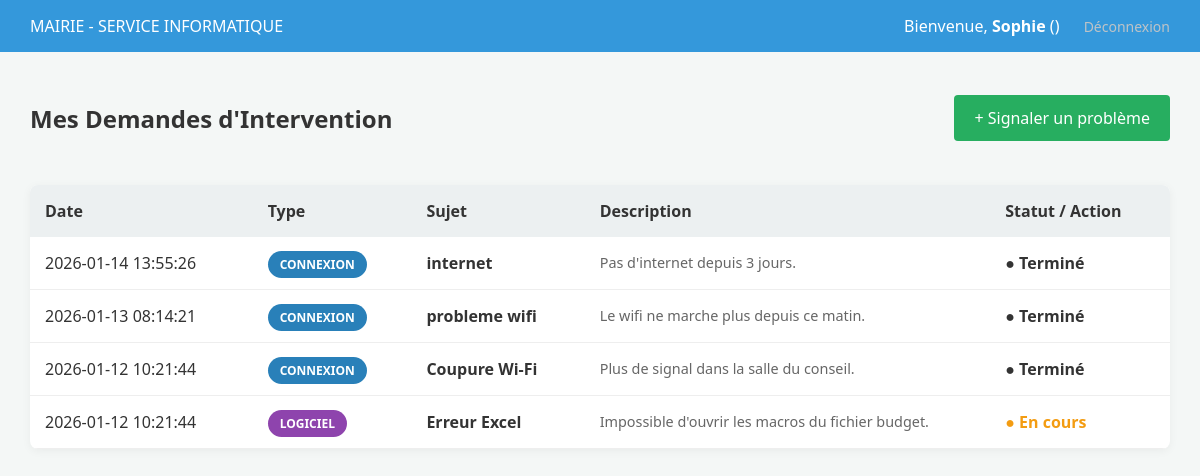
The page /mairie/dashboard (signed in) on the database its author committed.
### tables this page shows
CREATE TABLE usager (
    id INTEGER PRIMARY KEY AUTOINCREMENT,
    nom TEXT NOT NULL,
    prenom TEXT NOT NULL,
    email TEXT NOT NULL UNIQUE,
    mdp TEXT NOT NULL,
    role TEXT, -- Accepté comme NULL maintenant
    service TEXT,
    specialite TEXT,
    mairie_id INTEGER,
    prestataire_id INTEGER
, premier_login INTEGER DEFAULT 1, code_recup TEXT);

CREATE TABLE ticket (
    id INTEGER PRIMARY KEY AUTOINCREMENT,
    titre TEXT NOT NULL,
    description TEXT,
    type_prestation TEXT NOT NULL, -- 'connexion', 'materiel', 'logiciel', 'securite'
    statut TEXT DEFAULT 'Nouveau',
    date_creation DATETIME DEFAULT CURRENT_TIMESTAMP,
    createur_id INTEGER NOT NULL,
    admin_id INTEGER, technicien_id INTEGER, duree TEXT, contrat TEXT, date_fin DATETIME,
    FOREIGN KEY (createur_id) REFERENCES "usager_old"(id),
    FOREIGN KEY (admin_id) REFERENCES "usager_old"(id)
);

### app.py (the view)
@app.route('/mairie/dashboard')
@login_required
def espace_mairie():
    conn = get_db_connection()
    mes_tickets = conn.execute('SELECT *, strftime("%d/%m/%Y", date_creation) as date_formatee FROM ticket WHERE createur_id = ? ORDER BY date_creation DESC',
                               (current_user.id,)).fetchall()
    conn.close()
    return render_template('espace_mairie.html', tickets=mes_tickets)

### app.py (called while the page is built)
def get_db_connection():
    conn = sqlite3.connect('mairie.db')
    conn.row_factory = sqlite3.Row
    return conn

@login_manager.user_loader
def load_user(user_id):
    conn = get_db_connection()
    u = conn.execute('SELECT * FROM usager WHERE id = ?', (user_id,)).fetchone()
    conn.close()
    if u:
        return Usager(u['id'], u['nom'], u['prenom'], u['role'], u['mairie_id'],u['premier_login'])
    return None

### templates/espace_mairie.html (shortened to what this page needs)
<!DOCTYPE html>
<html lang="fr">
<head>
    <link rel="stylesheet" href="{{ url_for('static', filename='css/style.css') }}">
</head>
<body>
    <header class="admin-header" style="background-color: #3498db;">
        <div class="logo">MAIRIE - SERVICE INFORMATIQUE</div>
        <div class="user-info">
            <span>Bienvenue, <strong>{{ current_user.prenom }}</strong> ({{ current_user.service }})</span>
            <a href="{{ url_for('logout') }}" class="btn-logout" style="margin-left: 20px;">Déconnexion</a>
        </div>
    </header>
    <div class="dashboard-container">
        <div style="display: flex; justify-content: space-between; align-items: center; margin-bottom: 30px;">
            <h2>Mes Demandes d'Intervention</h2>
            <a href="{{ url_for('nouveau_ticket') }}" class="btn-action" style="background-color: #27ae60; padding: 12px 20px; font-size: 16px;">
                + Signaler un problème
            </a>
        </div>
        <table>
            <thead>
                <tr>
                    <th>Date</th>
                    <th>Type</th>
                    <th>Sujet</th>
                    <th>Description</th>
                    <th>Statut / Action</th>
                </tr>
            </thead>
            <tbody>
                {% for ticket in tickets %}
                <tr>
                    <td>{{ ticket['date_creation'] }}</td>
                    <td>
                        <span class="badge {{ ticket['type_prestation'] }}">
                            {{ ticket['type_prestation'] }}
                        </span>
                    </td>
                    <td><strong>{{ ticket['titre'] }}</strong></td>
                    <td style="max-width: 300px; color: #666; font-size: 0.9em;">
                        {{ ticket['description'] }}
                    </td>
                    <td>
                        <span class="status-{{ ticket['statut'].lower().replace(' ', '') }}" style="font-weight: bold;">
                            ● {{ ticket['statut'] }}
                        </span>
                    </td>
                </tr>
                {% else %}
                <tr>
                    <td colspan="5" style="text-align: center; padding: 50px; color: #999;">
                        Vous n'avez soumis aucun ticket pour le moment.
                    </td>
                </tr>
                {% endfor %}
            </tbody>
        </table>
    </div>
</body>
</html>

### static/css/style.css (style rules this page uses)
:root { --admin-dark: #2c3e50; --admin-blue: #34495e; --mairie-blue: #3498db; --success: #27ae60; --danger: #e74c3c; --warning: #f39c12; --bg-light: #f4f7f6; --text-dark: #333; }
body { font-family: 'Segoe UI', Tahoma, Geneva, Verdana, sans-serif; background-color: var(--bg-light); color: var(--text-dark); margin: 0; }
.admin-header { background: var(--admin-dark); color: white; padding: 15px 30px; display: flex; justify-content: space-between; align-items: center; }
.dashboard-container { padding: 30px; }
table { width: 100%; background: white; border-collapse: collapse; border-radius: 8px; overflow: hidden; box-shadow: 0 2px 10px rgba(0,0,0,0.05); }
th { background-color: #ecf0f1; padding: 15px; text-align: left; }
td { padding: 15px; border-bottom: 1px solid #eee; }
.badge { padding: 5px 12px; border-radius: 20px; font-size: 12px; font-weight: bold; color: white; text-transform: uppercase; }
.connexion { background-color: #2980b9; }
.logiciel { background-color: #8e44ad; }
.status-encours { color: var(--warning); font-weight: bold; }
.btn-logout { color: #bdc3c7; text-decoration: none; font-size: 14px; }
.btn-action { padding: 6px 12px; background: var(--admin-blue); color: white; text-decoration: none; border-radius: 4px; font-size: 13px; }

### rows shown on the page
usager: prenom "Sophie"
ticket: date_creation "2026-01-14 13:55:26", type_prestation "CONNEXION", titre "internet", description "Pas d'internet depuis 3 jours.", statut "Terminé"
ticket: date_creation "2026-01-13 08:14:21", type_prestation "CONNEXION", titre "probleme wifi", description "Le wifi ne marche plus depuis ce matin.", statut "Terminé"
ticket: date_creation "2026-01-12 10:21:44", type_prestation "CONNEXION", titre "Coupure Wi-Fi", description "Plus de signal dans la salle du conseil.", statut "Terminé"
ticket: date_creation "2026-01-12 10:21:44", type_prestation "LOGICIEL", titre "Erreur Excel", description "Impossible d'ouvrir les macros du fichier budget.", statut "En cours"
